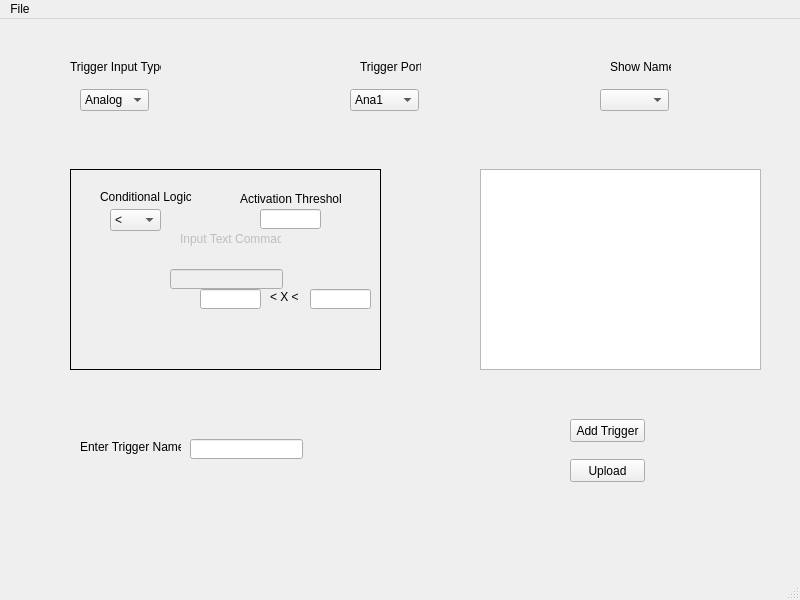
<?xml version="1.0" encoding="UTF-8"?>
<ui version="4.0">
 <class>BehaviorProgramming</class>
 <widget class="QMainWindow" name="BehaviorProgramming">
  <property name="geometry">
   <rect>
    <x>0</x>
    <y>0</y>
    <width>800</width>
    <height>600</height>
   </rect>
  </property>
  <property name="windowTitle">
   <string>MainWindow</string>
  </property>
  <widget class="QWidget" name="centralwidget">
   <widget class="QComboBox" name="inTypeMenu">
    <property name="geometry">
     <rect>
      <x>80</x>
      <y>70</y>
      <width>69</width>
      <height>22</height>
     </rect>
    </property>
    <item>
     <property name="text">
      <string>Analog</string>
     </property>
    </item>
    <item>
     <property name="text">
      <string>Digital</string>
     </property>
    </item>
    <item>
     <property name="text">
      <string>Text</string>
     </property>
    </item>
   </widget>
   <widget class="QComboBox" name="inPortMenu">
    <property name="geometry">
     <rect>
      <x>350</x>
      <y>70</y>
      <width>69</width>
      <height>22</height>
     </rect>
    </property>
    <item>
     <property name="text">
      <string>Ana1</string>
     </property>
    </item>
    <item>
     <property name="text">
      <string>Ana2</string>
     </property>
    </item>
    <item>
     <property name="text">
      <string>Ana3</string>
     </property>
    </item>
    <item>
     <property name="text">
      <string>Dig1</string>
     </property>
    </item>
    <item>
     <property name="text">
      <string>Dig2</string>
     </property>
    </item>
    <item>
     <property name="text">
      <string>Dig3</string>
     </property>
    </item>
    <item>
     <property name="text">
      <string>Text</string>
     </property>
    </item>
   </widget>
   <widget class="QComboBox" name="showNameMenu">
    <property name="geometry">
     <rect>
      <x>600</x>
      <y>70</y>
      <width>69</width>
      <height>22</height>
     </rect>
    </property>
   </widget>
   <widget class="QPushButton" name="addTrigger">
    <property name="geometry">
     <rect>
      <x>570</x>
      <y>400</y>
      <width>75</width>
      <height>23</height>
     </rect>
    </property>
    <property name="text">
     <string>Add Trigger</string>
    </property>
   </widget>
   <widget class="QPushButton" name="upload">
    <property name="geometry">
     <rect>
      <x>570</x>
      <y>440</y>
      <width>75</width>
      <height>23</height>
     </rect>
    </property>
    <property name="text">
     <string>Upload</string>
    </property>
   </widget>
   <widget class="QLabel" name="inputTypeLabel">
    <property name="geometry">
     <rect>
      <x>70</x>
      <y>40</y>
      <width>91</width>
      <height>16</height>
     </rect>
    </property>
    <property name="text">
     <string>Trigger Input Type</string>
    </property>
   </widget>
   <widget class="QLabel" name="portLabel">
    <property name="geometry">
     <rect>
      <x>360</x>
      <y>40</y>
      <width>61</width>
      <height>16</height>
     </rect>
    </property>
    <property name="text">
     <string>Trigger Port</string>
    </property>
   </widget>
   <widget class="QLabel" name="showLabel">
    <property name="geometry">
     <rect>
      <x>610</x>
      <y>40</y>
      <width>61</width>
      <height>16</height>
     </rect>
    </property>
    <property name="text">
     <string>Show Name</string>
    </property>
   </widget>
   <widget class="QLabel" name="triggerNameLabel">
    <property name="geometry">
     <rect>
      <x>80</x>
      <y>420</y>
      <width>101</width>
      <height>16</height>
     </rect>
    </property>
    <property name="text">
     <string>Enter Trigger Name:</string>
    </property>
   </widget>
   <widget class="QLineEdit" name="triggerNameEdit">
    <property name="geometry">
     <rect>
      <x>190</x>
      <y>420</y>
      <width>113</width>
      <height>20</height>
     </rect>
    </property>
   </widget>
   <widget class="QFrame" name="analogFrame">
    <property name="geometry">
     <rect>
      <x>70</x>
      <y>150</y>
      <width>311</width>
      <height>201</height>
     </rect>
    </property>
    <property name="frameShape">
     <enum>QFrame::Box</enum>
    </property>
    <property name="frameShadow">
     <enum>QFrame::Plain</enum>
    </property>
    <property name="lineWidth">
     <number>1</number>
    </property>
    <property name="midLineWidth">
     <number>0</number>
    </property>
    <widget class="QComboBox" name="logicCombo">
     <property name="geometry">
      <rect>
       <x>40</x>
       <y>40</y>
       <width>51</width>
       <height>22</height>
      </rect>
     </property>
     <item>
      <property name="text">
       <string>&lt;</string>
      </property>
     </item>
     <item>
      <property name="text">
       <string>&gt;</string>
      </property>
     </item>
     <item>
      <property name="text">
       <string>=</string>
      </property>
     </item>
     <item>
      <property name="text">
       <string>!=</string>
      </property>
     </item>
     <item>
      <property name="text">
       <string>&lt; X &lt;</string>
      </property>
     </item>
    </widget>
    <widget class="QLabel" name="conditonalLabel">
     <property name="geometry">
      <rect>
       <x>30</x>
       <y>20</y>
       <width>91</width>
       <height>16</height>
      </rect>
     </property>
     <property name="text">
      <string>Conditional Logic</string>
     </property>
    </widget>
    <widget class="QLabel" name="thresholdLabel">
     <property name="geometry">
      <rect>
       <x>170</x>
       <y>20</y>
       <width>101</width>
       <height>20</height>
      </rect>
     </property>
     <property name="text">
      <string>Activation Threshold</string>
     </property>
    </widget>
    <widget class="QLabel" name="comparisonLabel_1">
     <property name="geometry">
      <rect>
       <x>200</x>
       <y>120</y>
       <width>41</width>
       <height>16</height>
      </rect>
     </property>
     <property name="text">
      <string>&lt;  X &lt;</string>
     </property>
    </widget>
    <widget class="QLineEdit" name="thresholdEdit">
     <property name="geometry">
      <rect>
       <x>190</x>
       <y>40</y>
       <width>61</width>
       <height>20</height>
      </rect>
     </property>
    </widget>
    <widget class="QLineEdit" name="thresholdEdit_2">
     <property name="geometry">
      <rect>
       <x>130</x>
       <y>120</y>
       <width>61</width>
       <height>20</height>
      </rect>
     </property>
    </widget>
    <widget class="QLineEdit" name="thresholdEdit_3">
     <property name="geometry">
      <rect>
       <x>240</x>
       <y>120</y>
       <width>61</width>
       <height>20</height>
      </rect>
     </property>
    </widget>
   </widget>
   <widget class="QFrame" name="textFrame">
    <property name="enabled">
     <bool>false</bool>
    </property>
    <property name="geometry">
     <rect>
      <x>70</x>
      <y>150</y>
      <width>311</width>
      <height>201</height>
     </rect>
    </property>
    <property name="frameShape">
     <enum>QFrame::Box</enum>
    </property>
    <property name="frameShadow">
     <enum>QFrame::Plain</enum>
    </property>
    <widget class="QLabel" name="commandLabel">
     <property name="geometry">
      <rect>
       <x>110</x>
       <y>60</y>
       <width>101</width>
       <height>20</height>
      </rect>
     </property>
     <property name="text">
      <string>Input Text Commad</string>
     </property>
    </widget>
    <widget class="QLineEdit" name="commandText">
     <property name="geometry">
      <rect>
       <x>100</x>
       <y>100</y>
       <width>113</width>
       <height>20</height>
      </rect>
     </property>
    </widget>
   </widget>
   <widget class="QListWidget" name="triggerList">
    <property name="geometry">
     <rect>
      <x>480</x>
      <y>150</y>
      <width>281</width>
      <height>201</height>
     </rect>
    </property>
   </widget>
   <zorder>inTypeMenu</zorder>
   <zorder>inPortMenu</zorder>
   <zorder>showNameMenu</zorder>
   <zorder>addTrigger</zorder>
   <zorder>upload</zorder>
   <zorder>inputTypeLabel</zorder>
   <zorder>portLabel</zorder>
   <zorder>showLabel</zorder>
   <zorder>triggerNameLabel</zorder>
   <zorder>triggerNameEdit</zorder>
   <zorder>triggerList</zorder>
   <zorder>textFrame</zorder>
   <zorder>analogFrame</zorder>
  </widget>
  <widget class="QMenuBar" name="menubar">
   <property name="geometry">
    <rect>
     <x>0</x>
     <y>0</y>
     <width>800</width>
     <height>21</height>
    </rect>
   </property>
   <widget class="QMenu" name="menuFile">
    <property name="title">
     <string>File</string>
    </property>
    <addaction name="actionNew"/>
    <addaction name="actionOpen"/>
    <addaction name="actionSave"/>
   </widget>
   <addaction name="menuFile"/>
  </widget>
  <widget class="QStatusBar" name="statusbar"/>
  <action name="actionNew">
   <property name="icon">
    <iconset>
     <normaloff>../../Pictures/Icons/Icons/New.bmp</normaloff>../../Pictures/Icons/Icons/New.bmp</iconset>
   </property>
   <property name="text">
    <string>New</string>
   </property>
  </action>
  <action name="actionOpen">
   <property name="icon">
    <iconset>
     <normaloff>../../Pictures/Icons/Icons/Open.bmp</normaloff>../../Pictures/Icons/Icons/Open.bmp</iconset>
   </property>
   <property name="text">
    <string>Open</string>
   </property>
  </action>
  <action name="actionSave">
   <property name="icon">
    <iconset>
     <normaloff>../../Pictures/Icons/Icons/Save.bmp</normaloff>../../Pictures/Icons/Icons/Save.bmp</iconset>
   </property>
   <property name="text">
    <string>Save As</string>
   </property>
  </action>
 </widget>
 <resources/>
 <connections/>
</ui>
